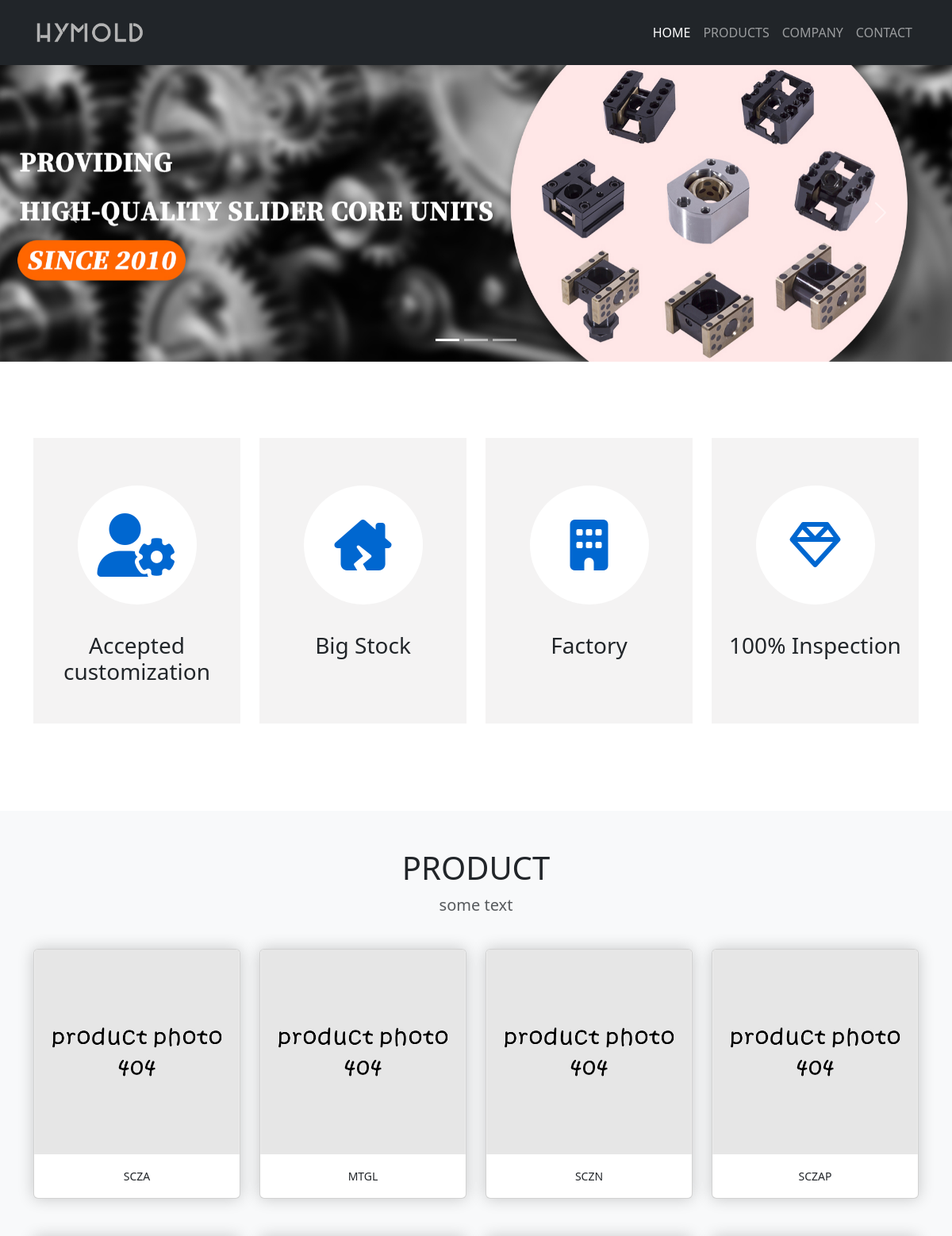
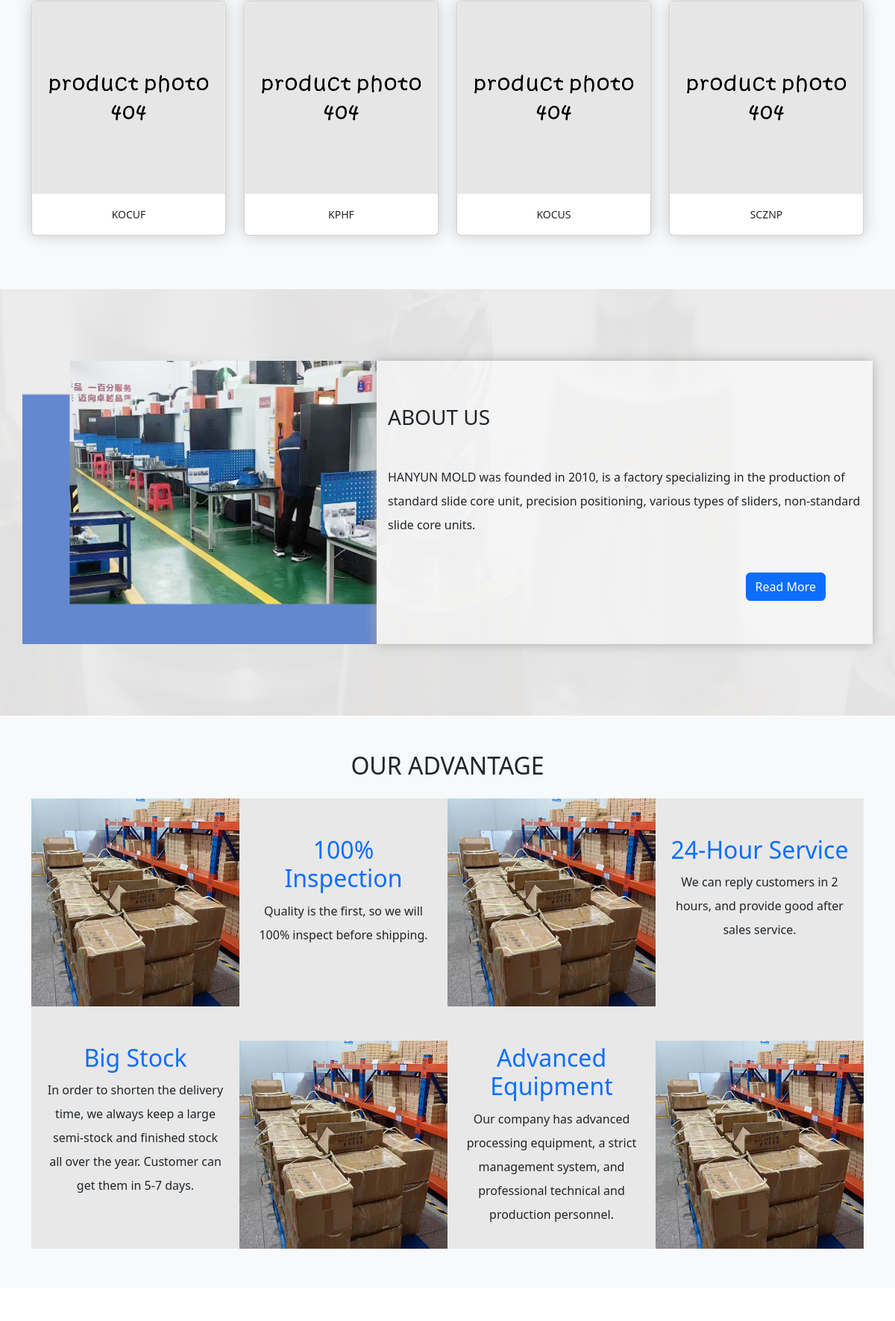
The page / (upper part) on the database its author committed (2 pictures, top to bottom).
### app.py (models this page shows)
class Product(db.Model):
    __tablename__ = 'product'
    id = db.Column(db.Integer, primary_key=True)
    name = db.Column(db.String(20))
    price = db.Column(db.Float)
    description = db.Column(db.String(200))
    content = db.Column(db.Text())
    timestamp = db.Column(db.DateTime, nullable=False, default=datetime.now, index=True)
    clicks = db.Column(db.Integer)

class Advantage(db.Model):
    __tablename__ = 'advantage'
    id = db.Column(db.Integer, primary_key=True)
    name = db.Column(db.String(50))
    content = db.Column(db.Text())
    timestamp = db.Column(db.DateTime, nullable=False, default=datetime.now, index=True)

### app.py (the view)
@app.route('/')
def index():
    return render_template('index.html')

### app.py (called while the page is built)
@app.context_processor
def make_template_context():
    return dict(
        products=Product.query.order_by(Product.id.asc()).all(),
        about=About.query.order_by(About.timestamp.desc()).first(),
        advantages=Advantage.query.order_by(Advantage.id.asc()).all()
    )

### templates/index.html (shortened to what this page needs)
{% extends 'base.html' %}
{% block nav_home %}
    active
{% endblock %}
{% block content %}
    <div class="container-fluid custom-container">
        <div id="carouselIndicators" class="carousel slide" data-bs-ride="carousel">
            <div class="carousel-indicators">
                <button type="button" data-bs-target="#carouselIndicators" data-bs-slide-to="0" class="active"
                        aria-current="true" aria-label="Slide 1"></button>
                <button type="button" data-bs-target="#carouselIndicators" data-bs-slide-to="1"
                        aria-label="Slide 2"></button>
                <button type="button" data-bs-target="#carouselIndicators" data-bs-slide-to="2"
                        aria-label="Slide 3"></button>
            </div>
            <div class="carousel-inner">
                <div class="carousel-item active">
                    <img src="{{ url_for('static', filename='img/banner02.jpg') }}" class="d-block w-100" alt="...">
                </div>
            </div>
            <button class="carousel-control-prev" type="button" data-bs-target="#carouselIndicators"
                    data-bs-slide="prev">
                <span class="carousel-control-prev-icon" aria-hidden="true"></span>
            </button>
            <button class="carousel-control-next" type="button" data-bs-target="#carouselIndicators"
                    data-bs-slide="next">
                <span class="carousel-control-next-icon" aria-hidden="true"></span>
            </button>
        </div>
    </div>
    <section class="py-5 text-center bg-white">
        <div class="container">
            <div class="row py-lg-5">
                <div class="col-md-3 col-sm-6 mx-auto">
                    <div class="circle-box flipElement">
                        <div class="circle-body d-flex align-items-center justify-content-center">
                            <i class="fa-solid fa-user-gear fa-5x"></i>
                        </div>
                        <h3>Accepted customization</h3>
                    </div>
                </div>
                <div class="col-md-3 col-sm-6 mx-auto">
                    <div class="circle-box flipElement">
                        <div class="circle-body d-flex align-items-center justify-content-center">
                            <i class="fa-solid fa-house-chimney-crack fa-4x"></i>
                        </div>
                        <h3>Big Stock</h3>
                    </div>
                </div>
                <div class="col-md-3 col-sm-6 mx-auto">
                    <div class="circle-box flipElement">
                        <div class="circle-body d-flex align-items-center justify-content-center">
                            <i class="fa-solid fa-building fa-4x"></i>
                        </div>
                        <h3>Factory</h3>
                    </div>
                </div>
                <div class="col-md-3 col-sm-6 mx-auto">
                    <div class="circle-box flipElement">
                        <div class="circle-body d-flex align-items-center justify-content-center">
                            <i class="fa-regular fa-gem fa-4x"></i>
                        </div>
                        <h3>100% Inspection</h3>
                    </div>
                </div>
            </div>
        </div>
    </section>
    <section class="py-5 text-center bg-light">
        <div class="container">
            <h1>PRODUCT</h1>
            <p class="lead text-muted">
                some text
            </p>
            <div class="row">
                {% for product in products %}
                    <div class="col-md-3 col-sm-6 col-12 my-2">
                        <div class="card my-3 transition_style">
                            <div class="light-move">
                                <a href="{{ url_for('product', product_id=product.id) }}">
                                    {% set photo = product.photos|first %}
                                    {% if photo %}
                                        <img src="{{ url_for('get_image', filename=photo.filename) }}"
                                             alt="{{ product.name }}" style="width: 300px;height: auto;">
                                    {% else %}
                                        <img class="card-img-top"
                                             src="{{ url_for('static', filename='img/no_product.jpg') }}"
                                             alt="Card image cap">
                                    {% endif %}
                                </a>
                            </div>
                            <a href="{{ url_for('product', product_id=product.id) }}"
                               class="p-3 btn btn-sm">{{ product.name }}</a>
                        </div>
                    </div>
                {% endfor %}
            </div>
        </div>
    </section>
    <section class="py-5 bg-white about-background">
        <div class="container about-container">
            <div class="row py-lg-5">
                <div class="col-md-5 g-0">
                    <img alt="about-us" src="{{ url_for('static', filename='img/about_us_image.png') }}"
                         style="width: 520px;height: auto;" class="image-fluid w-100">
                </div>
                <div class="col-md-7 g-0 about-us-style d-flex align-items-center">
                    <div>
                        <h3 class="mb-5">ABOUT US</h3>
                        <p class="lh-lg mb-5">HANYUN MOLD was founded in 2010, is a factory specializing in the production of
                            standard slide core unit, precision positioning, various types of sliders, non-standard
                            slide core units.</p>
                        <div class="d-flex justify-content-end me-5">
                        <a href="{{ url_for('company') }}" class="btn btn-primary ms-auto">Read More</a>
                        </div>
                    </div>
                </div>
            </div>
        </div>
    </section>
    <section class="text-center bg-light">
        <div class="container">
            <div class="row py-lg-5 g-0">
                <h2 class="fw-light mb-4">OUR ADVANTAGE</h2>
                {% for advantage in advantages %}
                    {% if advantage.id%2 != 0 %}
                        <div class="col-md-3 mx-0 mb-1">
                            <div class="advantage-image-hover">
                                <img src="{{ url_for('static', filename='img/advantage_image01.jpg') }}"
                                     alt="advantage" class="">
                            </div>
                            <div class="advantage-style">
                                <h2 class="text-primary">{{ advantage.name }}</h2>
                                <p class="lh-lg">{{ advantage.content | safe }}
                                </p>
                            </div>
                        </div>
                    {% else %}
                        <div class="col-md-3 mx-0">
                            <div class="advantage-style">
                                <h2 class="text-primary">{{ advantage.name }}</h2>
                                <p class="lh-lg">{{ advantage.content | safe }}
                                </p>
                            </div>
                            <div class="advantage-image-hover">
                                <img src="{{ url_for('static', filename='img/advantage_image01.jpg') }}"
                                     alt="advantage" class="">
                            </div>
                        </div>
                    {% endif %}
                {% endfor %}
            </div>
        </div>
    </section>
{% endblock %}

### static/css/styles.css (style rules this page uses)
.custom-container { margin-top: 80px; padding-left: 0px; padding-right: 0px; }
.circle-body { width: 150px; height: 150px; margin: 0 auto 35px auto; border-radius: 100%; background-color: #ffffff; transition: transform 1s ease-in-out; color: #0067d0; }
.circle-box { height: 360px; padding: 60px 20px; margin: 0 auto 14px auto; background-color: #f4f3f3; transition: all 0.5s; }
.circle-box i { color: inherit; }
.transition_style { transition: all 0.5s; box-shadow: 0 0 20px rgba(0, 0, 0, 0.2); }
.light-move { position: relative; overflow: hidden; cursor: pointer; }
.light-move:after { position: absolute; left: -100%; top: 0; width: 50%; height: 100%; content: ""; background: linear-gradient(to right, rgba(255, 255, 255, 0) 0, rgba(255, 255, 255, 0.3) 50%, rgba(255, 255, 255, 0) 100%); transform: skewX(-45deg); pointer-events: none; }
.advantage-style { width: 100%; height: 325px; background-color: #e8e8e8; padding: 50px 20px 6px; box-sizing: border-box; overflow: hidden; }
.advantage-image-hover { width: 100%; padding-top: 100%; position: relative; overflow: hidden; cursor: pointer; }
.advantage-image-hover:after { position: absolute; left: -100%; top: 0; width: 50%; height: 100%; content: ""; background: linear-gradient(to right, rgba(255, 255, 255, 0) 0, rgba(255, 255, 255, 0.3) 50%, rgba(255, 255, 255, 0) 100%); transform: skewX(-45deg); pointer-events: none; }
.advantage-image-hover img { position: absolute; top: 0; left: 0; width: 100%; height: 100%; object-fit: cover; transition: transform 0.5s; }
.about-background { background-image: url("/static/img/about_us_background_img.jpg"); background-size: cover; background-position: center; position: relative; }
.about-us-style { background-color: rgba(255, 255, 255, 0.5); padding: 15px; box-shadow: 0 0 15px #aaa; }

### rows shown on the page
Product: name "SCZA"
Product: name "MTGL"
Product: name "SCZN"
Product: name "SCZAP"
Product: name "KOCUF"
Product: name "KPHF"
Product: name "KOCUS"
Product: name "SCZNP"
Advantage: name "Big Stock", content "In order to shorten the delivery time, we always keep a large semi-stock and finished stock all over the year. Customer can get them in 5-7 days."
Advantage: name "100% Inspection", content "Quality is the first, so we will 100% inspect before shipping."
Advantage: name "Advanced Equipment", content "Our company has advanced processing equipment, a strict management system, and professional technical and production personnel."
Advantage: name "24-Hour Service", content "We can reply customers in 2 hours, and provide good after sales service."
